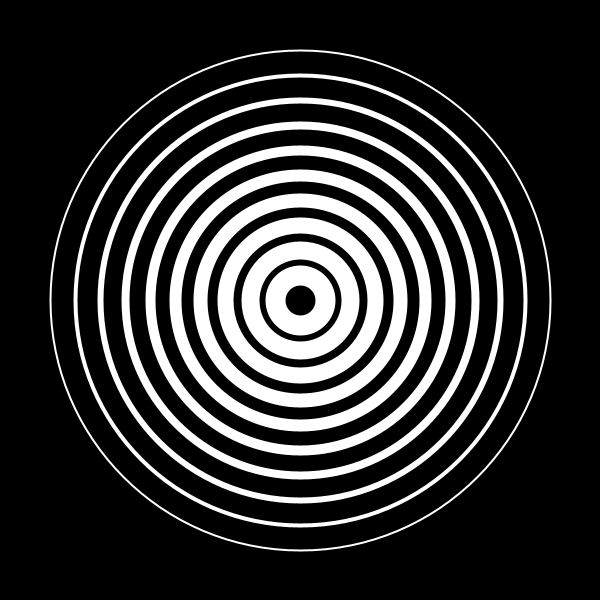
Frame 1 (no input)
Frame 60 (the mouse pressed at the canvas centre just before this capture): identical to frame 1, image omitted
Frame 120 (the mouse held since frame 60 and released just before this capture): identical to frame 1, image omitted

The Processing sketch that drew this single still picture (run headless with seeded random() and noise(); from frame 60 on, the mouse is pressed at the canvas centre):

// Processing sketch: forloop_circles
// ── forloop_circles.pde
void setup() {
  size(600, 600);
  background(0);

  for (int i=0; i<10; i++) {
    noFill();
    stroke(255);
    strokeWeight(20 - i*2);
    float dia = i*50 + 50;
    ellipse(width/2, height/2, dia, dia);
  }
}


void draw() {
  //
}
